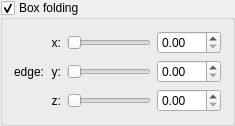
    <widget class="MyGroupBox" name="groupCheck_IFS_edge_enabled">
     <property name="title">
      <string>Box folding</string>
     </property>
     <property name="checkable">
      <bool>true</bool>
     </property>
     <layout class="QVBoxLayout" name="verticalLayout_8">
      <item>
       <layout class="QGridLayout" name="gridLayout_8">
        <item row="0" column="3">
         <widget class="MyDoubleSpinBox" name="spinbox3_IFS_edge_x">
          <property name="prefix">
           <string/>
          </property>
          <property name="suffix">
           <string/>
          </property>
          <property name="decimals">
           <number>2</number>
          </property>
          <property name="minimum">
           <double>0.000000000000000</double>
          </property>
          <property name="maximum">
           <double>100.000000000000000</double>
          </property>
          <property name="singleStep">
           <double>0.100000000000000</double>
          </property>
         </widget>
        </item>
        <item row="0" column="2">
         <widget class="QSlider" name="slider3_IFS_edge_x">
          <property name="minimum">
           <number>0</number>
          </property>
          <property name="maximum">
           <number>1000</number>
          </property>
          <property name="singleStep">
           <number>1</number>
          </property>
          <property name="orientation">
           <enum>Qt::Horizontal</enum>
          </property>
         </widget>
        </item>
        <item row="0" column="1">
         <widget class="QLabel" name="label_118">
          <property name="sizePolicy">
           <sizepolicy hsizetype="Preferred" vsizetype="Preferred">
            <horstretch>0</horstretch>
            <verstretch>0</verstretch>
           </sizepolicy>
          </property>
          <property name="text">
           <string>x:</string>
          </property>
          <property name="alignment">
           <set>Qt::AlignRight|Qt::AlignTrailing|Qt::AlignVCenter</set>
          </property>
         </widget>
        </item>
        <item row="1" column="2">
         <widget class="QSlider" name="slider3_IFS_edge_y">
          <property name="minimum">
           <number>0</number>
          </property>
          <property name="maximum">
           <number>1000</number>
          </property>
          <property name="singleStep">
           <number>1</number>
          </property>
          <property name="orientation">
           <enum>Qt::Horizontal</enum>
          </property>
         </widget>
        </item>
        <item row="2" column="2">
         <widget class="QSlider" name="slider3_IFS_edge_z">
          <property name="minimum">
           <number>0</number>
          </property>
          <property name="maximum">
           <number>1000</number>
          </property>
          <property name="singleStep">
           <number>1</number>
          </property>
          <property name="orientation">
           <enum>Qt::Horizontal</enum>
          </property>
         </widget>
        </item>
        <item row="1" column="3">
         <widget class="MyDoubleSpinBox" name="spinbox3_IFS_edge_y">
          <property name="prefix">
           <string/>
          </property>
          <property name="suffix">
           <string/>
          </property>
          <property name="decimals">
           <number>2</number>
          </property>
          <property name="minimum">
           <double>0.000000000000000</double>
          </property>
          <property name="maximum">
           <double>100.000000000000000</double>
          </property>
          <property name="singleStep">
           <double>0.100000000000000</double>
          </property>
         </widget>
        </item>
        <item row="2" column="3">
         <widget class="MyDoubleSpinBox" name="spinbox3_IFS_edge_z">
          <property name="prefix">
           <string/>
          </property>
          <property name="suffix">
           <string/>
          </property>
          <property name="decimals">
           <number>2</number>
          </property>
          <property name="minimum">
           <double>0.000000000000000</double>
          </property>
          <property name="maximum">
           <double>100.000000000000000</double>
          </property>
          <property name="singleStep">
           <double>0.100000000000000</double>
          </property>
         </widget>
        </item>
        <item row="1" column="1">
         <widget class="QLabel" name="label_119">
          <property name="sizePolicy">
           <sizepolicy hsizetype="Preferred" vsizetype="Preferred">
            <horstretch>0</horstretch>
            <verstretch>0</verstretch>
           </sizepolicy>
          </property>
          <property name="text">
           <string>y:</string>
          </property>
          <property name="alignment">
           <set>Qt::AlignRight|Qt::AlignTrailing|Qt::AlignVCenter</set>
          </property>
         </widget>
        </item>
        <item row="2" column="1">
         <widget class="QLabel" name="label_120">
          <property name="sizePolicy">
           <sizepolicy hsizetype="Preferred" vsizetype="Preferred">
            <horstretch>0</horstretch>
            <verstretch>0</verstretch>
           </sizepolicy>
          </property>
          <property name="text">
           <string>z:</string>
          </property>
          <property name="alignment">
           <set>Qt::AlignRight|Qt::AlignTrailing|Qt::AlignVCenter</set>
          </property>
         </widget>
        </item>
        <item row="0" column="0" rowspan="3">
         <widget class="QLabel" name="label_46">
          <property name="text">
           <string>edge:</string>
          </property>
         </widget>
        </item>
       </layout>
      </item>
     </layout>
    </widget>
